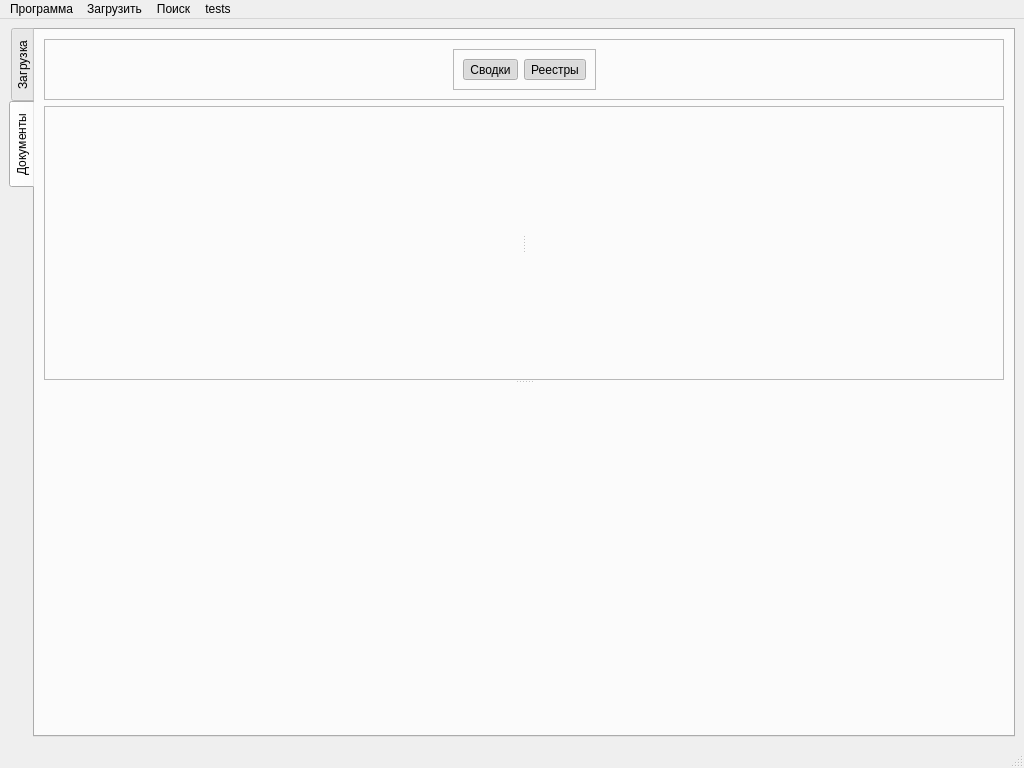
<?xml version="1.0" encoding="UTF-8"?>
<ui version="4.0">
 <class>MainWindow</class>
 <widget class="QMainWindow" name="MainWindow">
  <property name="geometry">
   <rect>
    <x>0</x>
    <y>0</y>
    <width>1024</width>
    <height>768</height>
   </rect>
  </property>
  <property name="windowTitle">
   <string>MainWindow</string>
  </property>
  <widget class="QWidget" name="centralwidget">
   <layout class="QVBoxLayout" name="verticalLayout_6">
    <item>
     <widget class="QTabWidget" name="tabWidget">
      <property name="tabPosition">
       <enum>QTabWidget::West</enum>
      </property>
      <property name="tabShape">
       <enum>QTabWidget::Rounded</enum>
      </property>
      <property name="currentIndex">
       <number>1</number>
      </property>
      <property name="elideMode">
       <enum>Qt::ElideNone</enum>
      </property>
      <widget class="QWidget" name="tab">
       <attribute name="title">
        <string>Загрузка</string>
       </attribute>
       <layout class="QHBoxLayout" name="horizontalLayout_3">
        <item>
         <widget class="QFrame" name="frame">
          <property name="frameShape">
           <enum>QFrame::StyledPanel</enum>
          </property>
          <property name="frameShadow">
           <enum>QFrame::Raised</enum>
          </property>
          <layout class="QVBoxLayout" name="verticalLayout">
           <item>
            <spacer name="verticalSpacer">
             <property name="orientation">
              <enum>Qt::Vertical</enum>
             </property>
             <property name="sizeHint" stdset="0">
              <size>
               <width>20</width>
               <height>169</height>
              </size>
             </property>
            </spacer>
           </item>
           <item>
            <widget class="QFrame" name="frame_3">
             <property name="frameShape">
              <enum>QFrame::StyledPanel</enum>
             </property>
             <property name="frameShadow">
              <enum>QFrame::Raised</enum>
             </property>
             <layout class="QHBoxLayout" name="horizontalLayout">
              <item>
               <spacer name="horizontalSpacer">
                <property name="orientation">
                 <enum>Qt::Horizontal</enum>
                </property>
                <property name="sizeHint" stdset="0">
                 <size>
                  <width>82</width>
                  <height>20</height>
                 </size>
                </property>
               </spacer>
              </item>
              <item>
               <widget class="QToolButton" name="toolButtonNewEvent">
                <property name="text">
                 <string>Загрузить
сводки</string>
                </property>
               </widget>
              </item>
              <item>
               <spacer name="horizontalSpacer_2">
                <property name="orientation">
                 <enum>Qt::Horizontal</enum>
                </property>
                <property name="sizeHint" stdset="0">
                 <size>
                  <width>81</width>
                  <height>20</height>
                 </size>
                </property>
               </spacer>
              </item>
             </layout>
            </widget>
           </item>
           <item>
            <spacer name="verticalSpacer_2">
             <property name="orientation">
              <enum>Qt::Vertical</enum>
             </property>
             <property name="sizeHint" stdset="0">
              <size>
               <width>20</width>
               <height>168</height>
              </size>
             </property>
            </spacer>
           </item>
          </layout>
         </widget>
        </item>
        <item>
         <widget class="QFrame" name="frame_2">
          <property name="frameShape">
           <enum>QFrame::StyledPanel</enum>
          </property>
          <property name="frameShadow">
           <enum>QFrame::Raised</enum>
          </property>
          <layout class="QVBoxLayout" name="verticalLayout_2">
           <item>
            <spacer name="verticalSpacer_3">
             <property name="orientation">
              <enum>Qt::Vertical</enum>
             </property>
             <property name="sizeHint" stdset="0">
              <size>
               <width>20</width>
               <height>83</height>
              </size>
             </property>
            </spacer>
           </item>
           <item>
            <widget class="QFrame" name="frame_4">
             <property name="frameShape">
              <enum>QFrame::StyledPanel</enum>
             </property>
             <property name="frameShadow">
              <enum>QFrame::Raised</enum>
             </property>
             <layout class="QHBoxLayout" name="horizontalLayout_2">
              <item>
               <spacer name="horizontalSpacer_3">
                <property name="orientation">
                 <enum>Qt::Horizontal</enum>
                </property>
                <property name="sizeHint" stdset="0">
                 <size>
                  <width>34</width>
                  <height>20</height>
                 </size>
                </property>
               </spacer>
              </item>
              <item>
               <widget class="QToolButton" name="toolButtonNewJournal">
                <property name="text">
                 <string>Загрузить
реестры</string>
                </property>
               </widget>
              </item>
              <item>
               <spacer name="horizontalSpacer_4">
                <property name="orientation">
                 <enum>Qt::Horizontal</enum>
                </property>
                <property name="sizeHint" stdset="0">
                 <size>
                  <width>34</width>
                  <height>20</height>
                 </size>
                </property>
               </spacer>
              </item>
             </layout>
            </widget>
           </item>
           <item>
            <spacer name="verticalSpacer_4">
             <property name="orientation">
              <enum>Qt::Vertical</enum>
             </property>
             <property name="sizeHint" stdset="0">
              <size>
               <width>20</width>
               <height>88</height>
              </size>
             </property>
            </spacer>
           </item>
          </layout>
         </widget>
        </item>
       </layout>
      </widget>
      <widget class="QWidget" name="tab_2">
       <attribute name="title">
        <string>Документы</string>
       </attribute>
       <layout class="QVBoxLayout" name="verticalLayout_3">
        <item>
         <widget class="QFrame" name="frame_7">
          <property name="sizePolicy">
           <sizepolicy hsizetype="Preferred" vsizetype="Maximum">
            <horstretch>0</horstretch>
            <verstretch>0</verstretch>
           </sizepolicy>
          </property>
          <property name="frameShape">
           <enum>QFrame::StyledPanel</enum>
          </property>
          <property name="frameShadow">
           <enum>QFrame::Raised</enum>
          </property>
          <layout class="QHBoxLayout" name="horizontalLayout_6">
           <item>
            <spacer name="horizontalSpacer_7">
             <property name="orientation">
              <enum>Qt::Horizontal</enum>
             </property>
             <property name="sizeHint" stdset="0">
              <size>
               <width>284</width>
               <height>20</height>
              </size>
             </property>
            </spacer>
           </item>
           <item>
            <widget class="QFrame" name="frame_9">
             <property name="frameShape">
              <enum>QFrame::StyledPanel</enum>
             </property>
             <property name="frameShadow">
              <enum>QFrame::Raised</enum>
             </property>
             <layout class="QHBoxLayout" name="horizontalLayout_7">
              <item>
               <widget class="QToolButton" name="toolButton_3">
                <property name="text">
                 <string>Сводки</string>
                </property>
                <property name="checkable">
                 <bool>true</bool>
                </property>
                <property name="checked">
                 <bool>true</bool>
                </property>
               </widget>
              </item>
              <item>
               <widget class="QToolButton" name="toolButton_4">
                <property name="text">
                 <string>Реестры</string>
                </property>
                <property name="checkable">
                 <bool>true</bool>
                </property>
                <property name="checked">
                 <bool>true</bool>
                </property>
               </widget>
              </item>
             </layout>
            </widget>
           </item>
           <item>
            <spacer name="horizontalSpacer_8">
             <property name="orientation">
              <enum>Qt::Horizontal</enum>
             </property>
             <property name="sizeHint" stdset="0">
              <size>
               <width>283</width>
               <height>20</height>
              </size>
             </property>
            </spacer>
           </item>
          </layout>
         </widget>
        </item>
        <item>
         <widget class="QSplitter" name="splitter_3">
          <property name="orientation">
           <enum>Qt::Vertical</enum>
          </property>
          <widget class="QFrame" name="frame_6">
           <property name="sizePolicy">
            <sizepolicy hsizetype="Preferred" vsizetype="Preferred">
             <horstretch>0</horstretch>
             <verstretch>0</verstretch>
            </sizepolicy>
           </property>
           <property name="frameShape">
            <enum>QFrame::StyledPanel</enum>
           </property>
           <property name="frameShadow">
            <enum>QFrame::Raised</enum>
           </property>
           <layout class="QVBoxLayout" name="verticalLayout_5">
            <item>
             <widget class="QSplitter" name="splitter_2">
              <property name="orientation">
               <enum>Qt::Horizontal</enum>
              </property>
              <widget class="DocumentsStorageViewverWidget" name="eventsViewverWidget" native="true"/>
              <widget class="DocumentsStorageViewverWidget" name="journalsViewverWidget" native="true"/>
             </widget>
            </item>
           </layout>
          </widget>
          <widget class="WordsOccurenceTableWidget" name="wordsOccurenceTableWidget" native="true"/>
         </widget>
        </item>
       </layout>
      </widget>
     </widget>
    </item>
   </layout>
  </widget>
  <widget class="QMenuBar" name="menubar">
   <property name="geometry">
    <rect>
     <x>0</x>
     <y>0</y>
     <width>1024</width>
     <height>21</height>
    </rect>
   </property>
   <widget class="QMenu" name="menu">
    <property name="title">
     <string>Загрузить</string>
    </property>
    <addaction name="actionLoadEvent"/>
    <addaction name="actionLoadJournal"/>
    <addaction name="actionImportEventsMSO"/>
    <addaction name="actionImportJournalsMSO"/>
    <addaction name="actionImportEventsOO"/>
    <addaction name="actionImportJournalsOO"/>
   </widget>
   <widget class="QMenu" name="menu_2">
    <property name="title">
     <string>Поиск</string>
    </property>
    <addaction name="actionShowSearchWordForm"/>
    <addaction name="actionSearchConjunction"/>
    <addaction name="actionSearchKeywords"/>
    <addaction name="actionSearchReset"/>
   </widget>
   <widget class="QMenu" name="menu_3">
    <property name="title">
     <string>Программа</string>
    </property>
    <addaction name="actionKeywordsEditor"/>
    <addaction name="separator"/>
    <addaction name="actionQuit"/>
   </widget>
   <widget class="QMenu" name="menutests">
    <property name="title">
     <string>tests</string>
    </property>
    <addaction name="actiontest_qax"/>
    <addaction name="actiontest_Excel_1"/>
    <addaction name="actiontest_mime"/>
    <addaction name="actiontest_Libre_Office"/>
   </widget>
   <addaction name="menu_3"/>
   <addaction name="menu"/>
   <addaction name="menu_2"/>
   <addaction name="menutests"/>
  </widget>
  <widget class="QStatusBar" name="statusbar"/>
  <action name="actionLoadEvent">
   <property name="text">
    <string>Сводку...</string>
   </property>
  </action>
  <action name="actionLoadJournal">
   <property name="text">
    <string>Реестр...</string>
   </property>
  </action>
  <action name="actionQuit">
   <property name="text">
    <string>Выход</string>
   </property>
  </action>
  <action name="actionSearchConjunction">
   <property name="text">
    <string>Совпадений</string>
   </property>
  </action>
  <action name="actionShowSearchWordForm">
   <property name="text">
    <string>Отдельных слов...</string>
   </property>
  </action>
  <action name="actionSearchReset">
   <property name="text">
    <string>Сброс</string>
   </property>
  </action>
  <action name="actionSearchKeywords">
   <property name="text">
    <string>Ключевых слов</string>
   </property>
  </action>
  <action name="actionKeywordsEditor">
   <property name="text">
    <string>Ключевые слова...</string>
   </property>
  </action>
  <action name="actiontest_qax">
   <property name="text">
    <string>test qax</string>
   </property>
  </action>
  <action name="actiontest_mime">
   <property name="text">
    <string>test mime</string>
   </property>
  </action>
  <action name="actiontest_Excel_1">
   <property name="text">
    <string>test Excel 1</string>
   </property>
  </action>
  <action name="actiontest_Libre_Office">
   <property name="text">
    <string>test Libre Office</string>
   </property>
  </action>
  <action name="actionImportEventsOO">
   <property name="text">
    <string>Сводки... (OpenOffice)</string>
   </property>
  </action>
  <action name="actionImportJournalsOO">
   <property name="text">
    <string>Реестры... (OpenOffice)</string>
   </property>
  </action>
  <action name="actionImportEventsMSO">
   <property name="text">
    <string>Сводки... (Microsoft Office)</string>
   </property>
  </action>
  <action name="actionImportJournalsMSO">
   <property name="text">
    <string>Реестры... (Microsoft Office)</string>
   </property>
  </action>
 </widget>
 <customwidgets>
  <customwidget>
   <class>DocumentsStorageViewverWidget</class>
   <extends>QWidget</extends>
   <header>DocumentsStorageViewverWidget.h</header>
   <container>1</container>
  </customwidget>
  <customwidget>
   <class>WordsOccurenceTableWidget</class>
   <extends>QWidget</extends>
   <header>WordsOccurenceTableWidget.h</header>
   <container>1</container>
  </customwidget>
 </customwidgets>
 <resources/>
 <connections>
  <connection>
   <sender>actionShowSearchWordForm</sender>
   <signal>triggered()</signal>
   <receiver>MainWindow</receiver>
   <slot>searchWord()</slot>
   <hints>
    <hint type="sourcelabel">
     <x>-1</x>
     <y>-1</y>
    </hint>
    <hint type="destinationlabel">
     <x>511</x>
     <y>383</y>
    </hint>
   </hints>
  </connection>
 </connections>
 <slots>
  <slot>loadNewEvent()</slot>
  <slot>loadNewJournal()</slot>
  <slot>setJournalsVisible(bool)</slot>
  <slot>setEventsVisible(bool)</slot>
  <slot>searchWord()</slot>
 </slots>
</ui>
